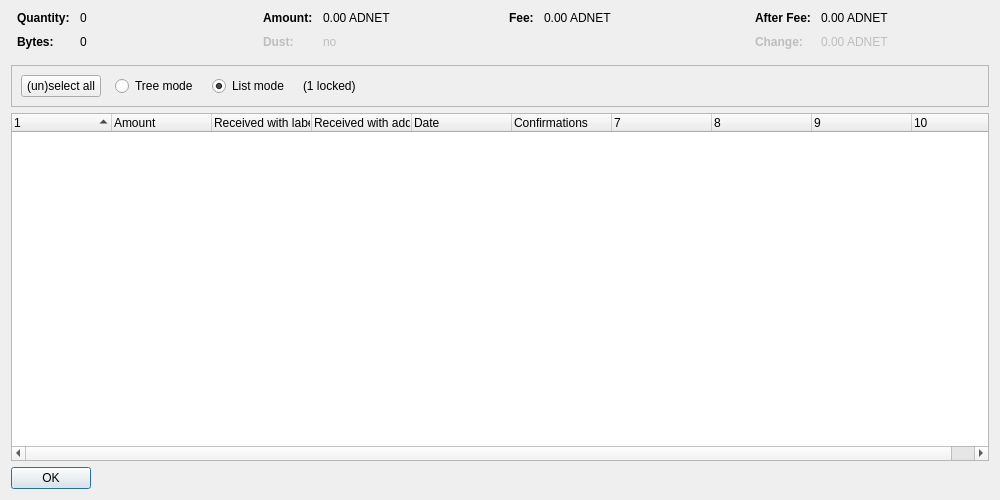
<?xml version="1.0" encoding="UTF-8"?>
<ui version="4.0">
 <class>CoinControlDialog</class>
 <widget class="QDialog" name="CoinControlDialog">
  <property name="geometry">
   <rect>
    <x>0</x>
    <y>0</y>
    <width>1000</width>
    <height>500</height>
   </rect>
  </property>
  <property name="windowTitle">
   <string>Coin Selection</string>
  </property>
  <layout class="QVBoxLayout" name="verticalLayout">
   <item>
    <layout class="QHBoxLayout" name="horizontalLayoutTop" stretch="0,0,0,0">
     <property name="topMargin">
      <number>0</number>
     </property>
     <property name="bottomMargin">
      <number>10</number>
     </property>
     <item>
      <layout class="QFormLayout" name="formLayoutCoinControl1">
       <property name="horizontalSpacing">
        <number>10</number>
       </property>
       <property name="verticalSpacing">
        <number>10</number>
       </property>
       <property name="leftMargin">
        <number>6</number>
       </property>
       <property name="rightMargin">
        <number>6</number>
       </property>
       <item row="0" column="0">
        <widget class="QLabel" name="labelCoinControlQuantityText">
         <property name="font">
          <font>
           <weight>75</weight>
           <bold>true</bold>
          </font>
         </property>
         <property name="text">
          <string>Quantity:</string>
         </property>
        </widget>
       </item>
       <item row="0" column="1">
        <widget class="QLabel" name="labelCoinControlQuantity">
         <property name="cursor">
          <cursorShape>IBeamCursor</cursorShape>
         </property>
         <property name="contextMenuPolicy">
          <enum>Qt::ActionsContextMenu</enum>
         </property>
         <property name="text">
          <string notr="true">0</string>
         </property>
         <property name="textInteractionFlags">
          <set>Qt::LinksAccessibleByMouse|Qt::TextSelectableByKeyboard|Qt::TextSelectableByMouse</set>
         </property>
        </widget>
       </item>
       <item row="1" column="0">
        <widget class="QLabel" name="labelCoinControlBytesText">
         <property name="font">
          <font>
           <weight>75</weight>
           <bold>true</bold>
          </font>
         </property>
         <property name="text">
          <string>Bytes:</string>
         </property>
        </widget>
       </item>
       <item row="1" column="1">
        <widget class="QLabel" name="labelCoinControlBytes">
         <property name="cursor">
          <cursorShape>IBeamCursor</cursorShape>
         </property>
         <property name="contextMenuPolicy">
          <enum>Qt::ActionsContextMenu</enum>
         </property>
         <property name="text">
          <string notr="true">0</string>
         </property>
         <property name="textInteractionFlags">
          <set>Qt::LinksAccessibleByMouse|Qt::TextSelectableByKeyboard|Qt::TextSelectableByMouse</set>
         </property>
        </widget>
       </item>
      </layout>
     </item>
     <item>
      <layout class="QFormLayout" name="formLayoutCoinControl2">
       <property name="horizontalSpacing">
        <number>10</number>
       </property>
       <property name="verticalSpacing">
        <number>10</number>
       </property>
       <property name="leftMargin">
        <number>6</number>
       </property>
       <property name="rightMargin">
        <number>6</number>
       </property>
       <item row="0" column="0">
        <widget class="QLabel" name="labelCoinControlAmountText">
         <property name="font">
          <font>
           <weight>75</weight>
           <bold>true</bold>
          </font>
         </property>
         <property name="text">
          <string>Amount:</string>
         </property>
        </widget>
       </item>
       <item row="0" column="1">
        <widget class="QLabel" name="labelCoinControlAmount">
         <property name="cursor">
          <cursorShape>IBeamCursor</cursorShape>
         </property>
         <property name="contextMenuPolicy">
          <enum>Qt::ActionsContextMenu</enum>
         </property>
         <property name="text">
          <string notr="true">0.00 ADNET</string>
         </property>
         <property name="textInteractionFlags">
          <set>Qt::LinksAccessibleByMouse|Qt::TextSelectableByKeyboard|Qt::TextSelectableByMouse</set>
         </property>
        </widget>
       </item>
       <item row="1" column="0">
        <widget class="QLabel" name="labelCoinControlLowOutputText">
         <property name="enabled">
          <bool>false</bool>
         </property>
         <property name="font">
          <font>
           <weight>75</weight>
           <bold>true</bold>
          </font>
         </property>
         <property name="text">
          <string>Dust:</string>
         </property>
        </widget>
       </item>
       <item row="1" column="1">
        <widget class="QLabel" name="labelCoinControlLowOutput">
         <property name="enabled">
          <bool>false</bool>
         </property>
         <property name="cursor">
          <cursorShape>IBeamCursor</cursorShape>
         </property>
         <property name="contextMenuPolicy">
          <enum>Qt::ActionsContextMenu</enum>
         </property>
         <property name="text">
          <string notr="true">no</string>
         </property>
         <property name="textInteractionFlags">
          <set>Qt::LinksAccessibleByMouse|Qt::TextSelectableByKeyboard|Qt::TextSelectableByMouse</set>
         </property>
        </widget>
       </item>
      </layout>
     </item>
     <item>
      <layout class="QFormLayout" name="formLayoutCoinControl3">
       <property name="horizontalSpacing">
        <number>10</number>
       </property>
       <property name="verticalSpacing">
        <number>10</number>
       </property>
       <property name="leftMargin">
        <number>6</number>
       </property>
       <property name="rightMargin">
        <number>6</number>
       </property>
       <item row="0" column="0">
        <widget class="QLabel" name="labelCoinControlFeeText">
         <property name="font">
          <font>
           <weight>75</weight>
           <bold>true</bold>
          </font>
         </property>
         <property name="text">
          <string>Fee:</string>
         </property>
        </widget>
       </item>
       <item row="0" column="1">
        <widget class="QLabel" name="labelCoinControlFee">
         <property name="cursor">
          <cursorShape>IBeamCursor</cursorShape>
         </property>
         <property name="contextMenuPolicy">
          <enum>Qt::ActionsContextMenu</enum>
         </property>
         <property name="text">
          <string notr="true">0.00 ADNET</string>
         </property>
         <property name="textInteractionFlags">
          <set>Qt::LinksAccessibleByMouse|Qt::TextSelectableByKeyboard|Qt::TextSelectableByMouse</set>
         </property>
        </widget>
       </item>
      </layout>
     </item>
     <item>
      <layout class="QFormLayout" name="formLayoutCoinControl4">
       <property name="horizontalSpacing">
        <number>10</number>
       </property>
       <property name="verticalSpacing">
        <number>10</number>
       </property>
       <property name="leftMargin">
        <number>6</number>
       </property>
       <property name="rightMargin">
        <number>6</number>
       </property>
       <item row="0" column="0">
        <widget class="QLabel" name="labelCoinControlAfterFeeText">
         <property name="font">
          <font>
           <weight>75</weight>
           <bold>true</bold>
          </font>
         </property>
         <property name="text">
          <string>After Fee:</string>
         </property>
        </widget>
       </item>
       <item row="0" column="1">
        <widget class="QLabel" name="labelCoinControlAfterFee">
         <property name="cursor">
          <cursorShape>IBeamCursor</cursorShape>
         </property>
         <property name="contextMenuPolicy">
          <enum>Qt::ActionsContextMenu</enum>
         </property>
         <property name="text">
          <string notr="true">0.00 ADNET</string>
         </property>
         <property name="textInteractionFlags">
          <set>Qt::LinksAccessibleByMouse|Qt::TextSelectableByKeyboard|Qt::TextSelectableByMouse</set>
         </property>
        </widget>
       </item>
       <item row="1" column="0">
        <widget class="QLabel" name="labelCoinControlChangeText">
         <property name="enabled">
          <bool>false</bool>
         </property>
         <property name="font">
          <font>
           <weight>75</weight>
           <bold>true</bold>
          </font>
         </property>
         <property name="text">
          <string>Change:</string>
         </property>
        </widget>
       </item>
       <item row="1" column="1">
        <widget class="QLabel" name="labelCoinControlChange">
         <property name="enabled">
          <bool>false</bool>
         </property>
         <property name="cursor">
          <cursorShape>IBeamCursor</cursorShape>
         </property>
         <property name="contextMenuPolicy">
          <enum>Qt::ActionsContextMenu</enum>
         </property>
         <property name="text">
          <string notr="true">0.00 ADNET</string>
         </property>
         <property name="textInteractionFlags">
          <set>Qt::LinksAccessibleByMouse|Qt::TextSelectableByKeyboard|Qt::TextSelectableByMouse</set>
         </property>
        </widget>
       </item>
      </layout>
     </item>
    </layout>
   </item>
   <item>
    <widget class="QFrame" name="frame">
     <property name="minimumSize">
      <size>
       <width>0</width>
       <height>40</height>
      </size>
     </property>
     <property name="frameShape">
      <enum>QFrame::StyledPanel</enum>
     </property>
     <property name="frameShadow">
      <enum>QFrame::Sunken</enum>
     </property>
     <layout class="QHBoxLayout" name="horizontalLayout">
      <item>
       <layout class="QHBoxLayout" name="horizontalLayoutPanel" stretch="0,0,0,0,0">
        <property name="spacing">
         <number>14</number>
        </property>
        <item>
         <widget class="QPushButton" name="pushButtonSelectAll">
          <property name="sizePolicy">
           <sizepolicy hsizetype="Maximum" vsizetype="Fixed">
            <horstretch>0</horstretch>
            <verstretch>0</verstretch>
           </sizepolicy>
          </property>
          <property name="text">
           <string>(un)select all</string>
          </property>
          <property name="autoDefault">
           <bool>false</bool>
          </property>
         </widget>
        </item>
        <item>
         <widget class="QRadioButton" name="radioTreeMode">
          <property name="sizePolicy">
           <sizepolicy hsizetype="Maximum" vsizetype="Fixed">
            <horstretch>0</horstretch>
            <verstretch>0</verstretch>
           </sizepolicy>
          </property>
          <property name="text">
           <string>Tree mode</string>
          </property>
         </widget>
        </item>
        <item>
         <widget class="QRadioButton" name="radioListMode">
          <property name="sizePolicy">
           <sizepolicy hsizetype="Maximum" vsizetype="Fixed">
            <horstretch>0</horstretch>
            <verstretch>0</verstretch>
           </sizepolicy>
          </property>
          <property name="text">
           <string>List mode</string>
          </property>
          <property name="checked">
           <bool>true</bool>
          </property>
         </widget>
        </item>
        <item>
         <widget class="QLabel" name="labelLocked">
          <property name="text">
           <string notr="true">(1 locked)</string>
          </property>
         </widget>
        </item>
        <item>
         <spacer name="horizontalSpacer">
          <property name="orientation">
           <enum>Qt::Horizontal</enum>
          </property>
          <property name="sizeHint" stdset="0">
           <size>
            <width>40</width>
            <height>20</height>
           </size>
          </property>
         </spacer>
        </item>
       </layout>
      </item>
     </layout>
    </widget>
   </item>
   <item>
    <widget class="CoinControlTreeWidget" name="treeWidget">
     <property name="contextMenuPolicy">
      <enum>Qt::CustomContextMenu</enum>
     </property>
     <property name="sortingEnabled">
      <bool>false</bool>
     </property>
     <property name="columnCount">
      <number>10</number>
     </property>
     <attribute name="headerShowSortIndicator" stdset="0">
      <bool>true</bool>
     </attribute>
     <attribute name="headerStretchLastSection">
      <bool>false</bool>
     </attribute>
     <column>
      <property name="text">
       <string/>
      </property>
     </column>
     <column>
      <property name="text">
       <string>Amount</string>
      </property>
     </column>
     <column>
      <property name="text">
       <string>Received with label</string>
      </property>
     </column>
     <column>
      <property name="text">
       <string>Received with address</string>
      </property>
     </column>
     <column>
      <property name="text">
       <string>Date</string>
      </property>
     </column>
     <column>
      <property name="text">
       <string>Confirmations</string>
      </property>
      <property name="toolTip">
       <string>Confirmed</string>
      </property>
     </column>
     <column>
      <property name="text">
       <string/>
      </property>
     </column>
     <column>
      <property name="text">
       <string/>
      </property>
     </column>
     <column>
      <property name="text">
       <string/>
      </property>
     </column>
     <column>
      <property name="text">
       <string/>
      </property>
     </column>
    </widget>
   </item>
   <item>
    <widget class="QDialogButtonBox" name="buttonBox">
     <property name="sizePolicy">
      <sizepolicy hsizetype="Maximum" vsizetype="Fixed">
       <horstretch>0</horstretch>
       <verstretch>0</verstretch>
      </sizepolicy>
     </property>
     <property name="orientation">
      <enum>Qt::Horizontal</enum>
     </property>
     <property name="standardButtons">
      <set>QDialogButtonBox::Ok</set>
     </property>
    </widget>
   </item>
  </layout>
 </widget>
 <customwidgets>
  <customwidget>
   <class>CoinControlTreeWidget</class>
   <extends>QTreeWidget</extends>
   <header>coincontroltreewidget.h</header>
  </customwidget>
 </customwidgets>
 <resources/>
 <connections/>
</ui>
